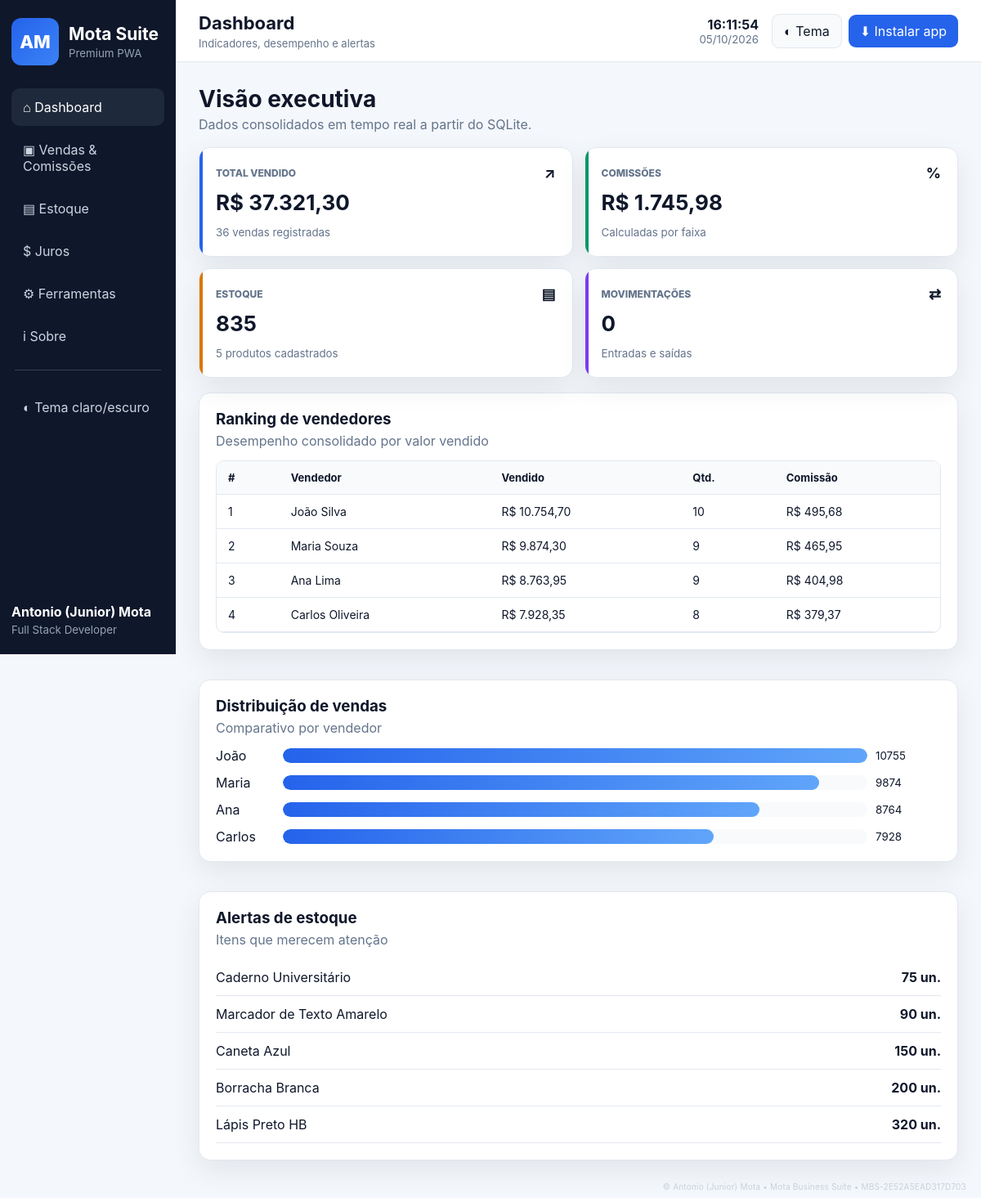
The page / on the database its author committed.
### tables this page shows
CREATE TABLE vendas(
            id INTEGER PRIMARY KEY AUTOINCREMENT,
            vendedor TEXT NOT NULL,
            valor REAL NOT NULL CHECK(valor >= 0),
            criado_em TEXT NOT NULL,
            codigo_produto INTEGER,
            percentual_comissao REAL,
            FOREIGN KEY(codigo_produto) REFERENCES produtos(codigo)
        );

CREATE TABLE produtos(
            codigo INTEGER PRIMARY KEY,
            descricao TEXT NOT NULL,
            estoque INTEGER NOT NULL DEFAULT 0 CHECK(estoque >= 0),
            custo_unitario REAL NOT NULL DEFAULT 0 CHECK(custo_unitario >= 0),
            preco_venda REAL NOT NULL DEFAULT 0 CHECK(preco_venda >= 0),
            comissao_percentual REAL CHECK(
                comissao_percentual IS NULL OR
                (comissao_percentual >= 0 AND comissao_percentual <= 100)
            )
        );

### app.py (the view)
@app.route("/")
def index():
    return render_template(
        "index.html",
        dash=dashboard_data(),
        money=money
    )

### app.py (called while the page is built, shortened)
def db():
    conn = sqlite3.connect(DB_FILE, timeout=10)
    conn.row_factory = sqlite3.Row
    conn.execute("PRAGMA foreign_keys = ON")
    conn.execute("PRAGMA busy_timeout = 10000")
    return conn

def percentual_padrao(valor):
    if valor < 100:
        return 0.0
    if valor < 500:
        return 1.0
    return 5.0

def comissao(valor, percentual=None):
    pct = percentual_padrao(valor) if percentual is None else percentual
    return valor * (pct / 100.0)

def money(v):
    return f"R$ {v:,.2f}".replace(",", "X").replace(".", ",").replace("X", ".")

def is_private_or_loopback(addr):
    try:
        ip = ipaddress.ip_address(addr)
        return ip.is_private or ip.is_loopback
    except ValueError:
        return False

def is_loopback(addr):
    try:
        return ipaddress.ip_address(addr).is_loopback
    except ValueError:
        return False

@app.before_request
def security_gate():
    remote = request.remote_addr or ""
    if not is_private_or_loopback(remote):
        abort(403)
    if is_loopback(remote):
        return None

### templates/index.html (shortened to what this page needs)
<!doctype html>
<html lang="pt-BR">
<head>
  <link rel="stylesheet" href="/static/app.css">
</head>
<body>
<div class="app-shell">
  <aside class="sidebar" id="sidebar">
    <div class="brand">
      <div class="brand-badge">AM</div>
      <div>
        <strong>Mota Suite</strong>
        <small>Premium PWA</small>
      </div>
    </div>
    <nav>
      <button class="nav active" data-view="dashboard">⌂ Dashboard</button>
      <button class="nav" data-view="vendas">▣ Vendas & Comissões</button>
      <button class="nav" data-view="estoque">▤ Estoque</button>
      <button class="nav" data-view="juros">$ Juros</button>
      <button class="nav" data-view="ferramentas">⚙ Ferramentas</button>
      <button class="nav" data-view="sobre">i Sobre</button>
    </nav>
    <div class="sidebar-sep"></div>
    <button class="nav secondary" id="themeSideBtn">◐ Tema claro/escuro</button>
    <div class="sidebar-footer">
      <strong>Antonio (Junior) Mota</strong>
      <small>Full Stack Developer</small>
    </div>
  </aside>
  <main>
    <header class="topbar">
      <div class="top-title">
        <h1 id="pageTitle">Dashboard</h1>
        <p id="pageSubtitle">Indicadores, desempenho e alertas</p>
      </div>
      <div class="top-actions">
        <div class="clock">
          <strong id="clockNow">--:--:--</strong>
          <small id="dateNow">--/--/----</small>
        </div>
        <button id="themeBtn" class="ghost">◐ Tema</button>
        <button id="installBtn" class="primary install-top">⬇ Instalar app</button>
      </div>
    </header>
    <section class="view active" id="view-dashboard">
      <div class="page-head">
        <div>
          <h2>Visão executiva</h2>
          <p>Dados consolidados em tempo real a partir do SQLite.</p>
        </div>
      </div>
      <div class="cards">
        <article class="card accent-blue">
          <div class="card-top"><span>TOTAL VENDIDO</span><b>↗</b></div>
          <strong>{{ money(dash.total_vendas) }}</strong>
          <small>{{ dash.qtd_vendas }} vendas registradas</small>
        </article>
        <article class="card accent-green">
          <div class="card-top"><span>COMISSÕES</span><b>%</b></div>
          <strong>{{ money(dash.total_comissao) }}</strong>
          <small>Calculadas por faixa</small>
        </article>
        <article class="card accent-orange">
          <div class="card-top"><span>ESTOQUE</span><b>▤</b></div>
          <strong>{{ dash.total_estoque }}</strong>
          <small>{{ dash.qtd_produtos }} produtos cadastrados</small>
        </article>
        <article class="card accent-purple">
          <div class="card-top"><span>MOVIMENTAÇÕES</span><b>⇄</b></div>
          <strong>{{ dash.movs }}</strong>
          <small>Entradas e saídas</small>
        </article>
      </div>
      <div class="dashboard-grid">
        <section class="panel ranking-panel">
          <div class="panel-head">
            <div>
              <h3>Ranking de vendedores</h3>
              <p>Desempenho consolidado por valor vendido</p>
            </div>
          </div>
          <div class="table-wrap">
            <table>
              <thead><tr><th>#</th><th>Vendedor</th><th>Vendido</th><th>Qtd.</th><th>Comissão</th></tr></thead>
              <tbody>
                {% for nome, d in dash.ranking %}
                <tr>
                  <td>{{ loop.index }}</td>
                  <td>{{ nome }}</td>
                  <td>{{ money(d.total) }}</td>
                  <td>{{ d.qtd }}</td>
                  <td>{{ money(d.comissao) }}</td>
                </tr>
                {% endfor %}
              </tbody>
            </table>
          </div>
        </section>
        <div class="dashboard-side">
          <section class="panel">
            <div class="panel-head">
              <div>
                <h3>Distribuição de vendas</h3>
                <p>Comparativo por vendedor</p>
              </div>
            </div>
            <div id="salesBars" class="bar-chart"></div>
          </section>
          <section class="panel">
            <div class="panel-head">
              <div>
                <h3>Alertas de estoque</h3>
                <p>Itens que merecem atenção</p>
              </div>
            </div>
            <div class="alerts">
              {% for p in dash.alertas %}
              <div class="alert-row">
                <span>{{ p.descricao }}</span>
                <b>{{ p.estoque }} un.</b>
              </div>
              {% endfor %}
            </div>
          </section>
        </div>
      </div>
    </section>
  </main>
  <div class="software-watermark" aria-hidden="true">
    © Antonio (Junior) Mota • Mota Business Suite • MBS-2E52A5EAD317D703
  </div>
</div>
</body>
</html>

### rows shown on the page
vendas: vendedor "João Silva", total "R$ 10.754,70", qtd "10", comissao "R$ 495,68"
vendas: vendedor "Maria Souza", total "R$ 9.874,30", qtd "9", comissao "R$ 465,95"
vendas: vendedor "Ana Lima", total "R$ 8.763,95", qtd "9", comissao "R$ 404,98"
vendas: vendedor "Carlos Oliveira", total "R$ 7.928,35", qtd "8", comissao "R$ 379,37"
produtos: descricao "Caderno Universitário", estoque "75"
produtos: descricao "Marcador de Texto Amarelo", estoque "90"
produtos: descricao "Caneta Azul", estoque "150"
produtos: descricao "Borracha Branca", estoque "200"
produtos: descricao "Lápis Preto HB", estoque "320"

### other values the page prints
{{ money(dash.total_vendas) }} "R$ 37.321,30"
{{ dash.qtd_vendas }} "36"
{{ money(dash.total_comissao) }} "R$ 1.745,98"
{{ dash.total_estoque }} "835"
{{ dash.qtd_produtos }} "5"
{{ dash.movs }} "0"
